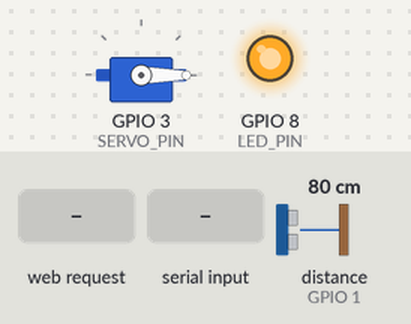
This sketch was run on a simulated ESP32-C3. On the bench: servo, output pins drawn as LEDs (lit = HIGH). Wiring (inferred from the names in the program): ultrasonic range finder: trigger GPIO 0; echo GPIO 1. The test bench sets the inputs (shaded band); at power-on: distance to the obstacle (sensor on GPIO 1) 80 cm. The echo pulse lasts 58.3 µs per cm; WiFi joins after 1.5 s; servers stay silent unless stated; a WiFi scan finds three made-up networks; pins used as bus, display or sensor lines are not drawn; what the sketch prints to the serial monitor is not drawn.

Above: at 5.8 s.
5.9 s: distance to the obstacle (sensor on GPIO 1) set to 23 cm
7.4 s: distance to the obstacle (sensor on GPIO 1) set to 19 cm
At 8.4 s:
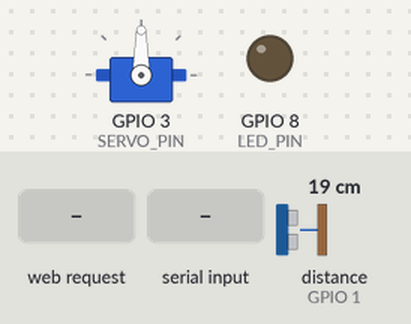
9.0 s: HTTP request GET /close received
At 10.0 s:
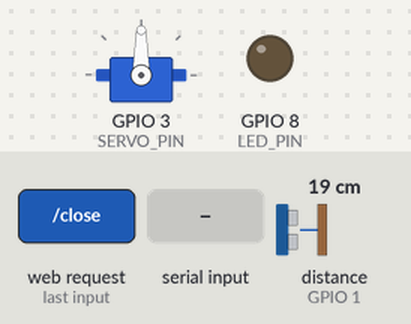
12.0 s: "CLOSE\n" received over Serial
Timing chart, 0 to 15.0 s (numbered marks = the images above; inputs shaded):
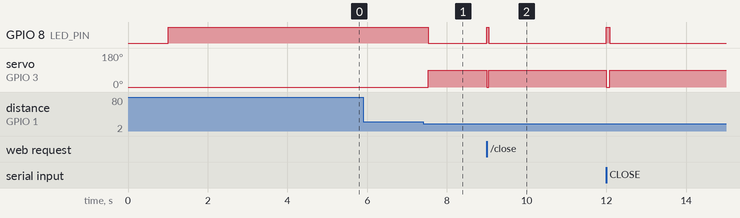

Measured:
- the behaviour switches between 21 and 20 cm on distance to the obstacle (sensor on GPIO 1) (found by bisection; images 0 and 1)
- after the input at 5.9 s, every drawn part: stays the same
- after the input at 7.4 s, GPIO 8 (LED_PIN): HIGH → LOW after 0.13 s; servo on GPIO 3 (SERVO_PIN): 0° → 90° after 0.13 s
- after the input at 9.0 s, GPIO 8 (LED_PIN): LOW → HIGH at once, → LOW 0.05 s later; servo on GPIO 3 (SERVO_PIN): 90° → 0° at once, → 90° 0.05 s later

The sketch:

ecoclean_bin.ino
```cpp
/*
 * ==============================================================================
 * DỰ ÁN KHKT: THÙNG RÁC HỌC ĐƯỜNG THÔNG MINH KHÔNG CHẠM (ECOCLEAN BIN)
 * Tác giả: Anh Khang (KhangSMP / KhangKYT) & AI Assistant
 * Bo mạch: ESP32-C3 Super Mini (RISC-V 160MHz, 4MB Flash)
 * Thư viện yêu cầu: ESP32Servo (Tải từ Library Manager trên Arduino IDE)
 * ==============================================================================
 */

#include <WiFi.h>
#include <WebServer.h>
#include <ESP32Servo.h>
#include <ArduinoOTA.h>

// --- CẤU HÌNH CHÂN KẾT NỐI (PINOUT) ---
#define SERVO_PIN        3   // Chân tín hiệu Servo SG90 (Dây cam)
#define TRIG_PIN         0   // Chân Trig cảm biến siêu âm HC-SR04
#define ECHO_PIN         1   // Chân Echo cảm biến siêu âm HC-SR04
#define LED_PIN          8   // LED tích hợp trên bo ESP32-C3 Super Mini (Active LOW)

// --- THÔNG SỐ VẬN HÀNH THÙNG RÁC ---
const int DISTANCE_THRESHOLD_CM = 20;   // Cự ly bàn tay kích hoạt mở nắp (< 20cm)
const int SERVO_OPEN_ANGLE      = 90;   // Góc mở nắp (90 độ)
const int SERVO_CLOSE_ANGLE     = 0;    // Góc đóng nắp (0 độ)
const unsigned long OPEN_TIME_MS = 5000; // Thời gian giữ mở nắp để bỏ rác (5 giây)

// --- MẬT KHẨU WI-FI ĐỊNH DANH ---
const char* WIFI_PASSWORD = "khongbiet123";

// --- KHỞI TẠO ĐỐI TƯỢNG ---
Servo myServo;
WebServer server(80);

// --- BIẾN TOÀN CỤC ---
bool isLidOpen = false;
unsigned long lidOpenedTime = 0;
unsigned long trashCount = 0;
float currentDistance = 0.0;
String connectedSSID = "Chưa kết nối";

// ==============================================================================
// HÀM ĐO KHOẢNG CÁCH SIÊU ÂM (HC-SR04)
// ==============================================================================
float measureDistance() {
  digitalWrite(TRIG_PIN, LOW);
  delayMicroseconds(2);
  digitalWrite(TRIG_PIN, HIGH);
  delayMicroseconds(10);
  digitalWrite(TRIG_PIN, LOW);

  // Chờ xung phản hồi với timeout 30ms (~5 mét)
  long duration = pulseIn(ECHO_PIN, HIGH, 30000);
  if (duration == 0) return 999.0; // Không có vật cản

  float distance = (duration * 0.0343) / 2.0;
  return distance;
}

// ==============================================================================
// CÁC HÀM ĐIỀU KHIỂN NẮP THÙNG RÁC
// ==============================================================================
void openLid() {
  if (!isLidOpen) {
    Serial.println("\n>>> [HÀNH ĐỘNG] PHÁT HIỆN BÀN TAY -> MỞ NẮP 90 ĐỘ!");
    myServo.write(SERVO_OPEN_ANGLE);
    digitalWrite(LED_PIN, LOW); // Bật LED báo hiệu
    isLidOpen = true;
    lidOpenedTime = millis();
    trashCount++;
  }
}

void closeLid() {
  if (isLidOpen) {
    Serial.println(">>> [HÀNH ĐỘNG] HẾT 5 GIÂY -> TỰ ĐỘNG ĐÓNG NẮP KÍN MÙI!");
    myServo.write(SERVO_CLOSE_ANGLE);
    digitalWrite(LED_PIN, HIGH); // Tắt LED
    isLidOpen = false;
    Serial.println("📢 [LOA] \"Cảm ơn bạn đã bỏ rác đúng nơi quy định!\"");
  }
}

// ==============================================================================
// HÀM TỰ ĐỘNG QUÉT & KẾT NỐI WI-FI VỚI PASS: khongbiet123
// ==============================================================================
void autoScanAndConnectWiFi() {
  Serial.println("\n==================================================");
  Serial.println("🔍 [WI-FI] Bắt đầu quét các mạng Wi-Fi xung quanh...");
  WiFi.mode(WIFI_STA);
  WiFi.disconnect();
  delay(100);

  int n = WiFi.scanNetworks();
  if (n == 0) {
    Serial.println("❌ Không tìm thấy mạng Wi-Fi nào!");
  } else {
    Serial.printf("✅ Tìm thấy %d mạng Wi-Fi:\n", n);
    for (int i = 0; i < n; ++i) {
      Serial.printf("   %d: %s (%d dBm)%s\n", i + 1, WiFi.SSID(i).c_str(), WiFi.RSSI(i), (WiFi.encryptionType(i) == WIFI_AUTH_OPEN) ? " [Mở]" : "");
    }

    // Thử kết nối lần lượt các mạng có sóng mạnh nhất với mật khẩu khongbiet123
    for (int i = 0; i < n; ++i) {
      String targetSSID = WiFi.SSID(i);
      Serial.printf("\n🔄 Đang thử kết nối vào: '%s' với pass '%s'...\n", targetSSID.c_str(), WIFI_PASSWORD);
      WiFi.begin(targetSSID.c_str(), WIFI_PASSWORD);

      unsigned long startAttemptTime = millis();
      // Chờ tối đa 8 giây cho mỗi mạng
      while (WiFi.status() != WL_CONNECTED && millis() - startAttemptTime < 8000) {
        delay(500);
        Serial.print(".");
      }

      if (WiFi.status() == WL_CONNECTED) {
        connectedSSID = targetSSID;
        Serial.println("\n🎉 KẾT NỐI WI-FI THÀNH CÔNG RỰC RỠ!");
        Serial.printf("🌐 Tên mạng: %s\n", connectedSSID.c_str());
        Serial.printf("📡 Địa chỉ IP: http://%s\n", WiFi.localIP().toString().c_str());
        Serial.println("==================================================");
        return;
      } else {
        Serial.println(" (Thất bại, thử mạng kế tiếp...)");
        WiFi.disconnect();
      }
    }
  }

  // Nếu thử hết các mạng không được, phát Access Point dự phòng
  Serial.println("\n⚠️ Không thể kết nối các mạng quét được. Đang mở Wi-Fi Access Point dự phòng...");
  WiFi.softAP("EcoClean-Bin-Setup", "12345678");
  Serial.printf("🌐 Wi-Fi phát: EcoClean-Bin-Setup (Pass: 12345678)\n");
  Serial.printf("📡 Địa chỉ IP: http://%s\n", WiFi.softAPIP().toString().c_str());
  Serial.println("==================================================");
}

// ==============================================================================
// GIAO DIỆN WEB SERVER ĐIỀU KHIỂN TRỰC QUAN (PORT 80)
// ==============================================================================
void handleRoot() {
  String html = "<!DOCTYPE html><html lang='vi'><head><meta charset='UTF-8'>";
  html += "<meta name='viewport' content='width=device-width, initial-scale=1.0'>";
  html += "<title>EcoClean Bin Dashboard</title>";
  html += "<style>";
  html += "body { font-family: sans-serif; background: #0f172a; color: #fff; text-align: center; padding: 20px; }";
  html += ".card { background: #1e293b; border-radius: 16px; padding: 20px; max-width: 450px; margin: auto; border: 2px solid #334155; }";
  html += "h1 { color: #38bdf8; font-size: 1.5rem; }";
  html += ".status { font-size: 1.2rem; font-weight: bold; margin: 15px 0; color: " + String(isLidOpen ? "#22c55e" : "#94a3b8") + "; }";
  html += ".btn { display: inline-block; padding: 12px 24px; margin: 8px; font-size: 1rem; font-weight: bold; border-radius: 12px; border: none; cursor: pointer; text-decoration: none; }";
  html += ".btn-open { background: #38bdf8; color: #000; }";
  html += ".btn-close { background: #ef4444; color: #fff; }";
  html += ".stat-box { background: #020617; padding: 12px; border-radius: 10px; margin-top: 15px; font-size: 0.9rem; color: #94a3b8; }";
  html += "</style></head><body>";
  html += "<div class='card'>";
  html += "<h1>🗑️ THÙNG RÁC ECOCLEAN</h1>";
  html += "<div class='status'>Trạng Thái: " + String(isLidOpen ? "🔓 ĐANG MỞ" : "🔒 ĐÃ ĐÓNG KÍN") + "</div>";
  html += "<div><a href='/open' class='btn btn-open'>Mở Nắp</a><a href='/close' class='btn btn-close'>Đóng Nắp</a></div>";
  html += "<div class='stat-box'>";
  html += "<p>📏 Khoảng cách cảm biến: <strong>" + String(currentDistance, 1) + " cm</strong></p>";
  html += "<p>📊 Tổng lượt bỏ rác: <strong>" + String(trashCount) + " lần</strong></p>";
  html += "<p>📶 Mạng Wi-Fi: <strong>" + connectedSSID + "</strong></p>";
  html += "</div>";
  html += "</div>";
  html += "<script>setTimeout(() => { location.reload(); }, 3000);</script>";
  html += "</body></html>";
  server.send(200, "text/html", html);
}

void handleOpen() {
  openLid();
  server.sendHeader("Location", "/");
  server.send(303);
}

void handleClose() {
  closeLid();
  server.sendHeader("Location", "/");
  server.send(303);
}

// ==============================================================================
// XỬ LÝ LỆNH TỪ SERIAL MONITOR (WEB CHROME GỬI XUỐNG)
// ==============================================================================
void handleSerialCommands() {
  if (Serial.available()) {
    String cmd = Serial.readStringUntil('\n');
    cmd.trim();
    cmd.toUpperCase();

    if (cmd == "OPEN") {
      openLid();
    } else if (cmd == "CLOSE") {
      closeLid();
    } else if (cmd == "SCAN") {
      autoScanAndConnectWiFi();
    } else if (cmd == "IP") {
      if (WiFi.status() == WL_CONNECTED) {
        Serial.printf("📡 IP: http://%s (Mạng: %s)\n", WiFi.localIP().toString().c_str(), connectedSSID.c_str());
      } else {
        Serial.printf("📡 AP IP: http://%s\n", WiFi.softAPIP().toString().c_str());
      }
    } else if (cmd == "STATUS") {
      Serial.printf("📊 Nắp: %s | Khoảng cách: %.1f cm | Đã bỏ rác: %lu lần\n", isLidOpen ? "MỞ" : "ĐÓNG", currentDistance, trashCount);
    }
  }
}

// ==============================================================================
// SETUP: KHỞI TẠO HỆ THỐNG
// ==============================================================================
void setup() {
  Serial.begin(115200);
  delay(1000);

  Serial.println("\n\n==================================================");
  Serial.println("🚀 [ECOCLEAN BIN] KHỞI ĐỘNG HỆ THỐNG THÙNG RÁC THÔNG MINH");
  Serial.println("==================================================");

  // Cấu hình chân GPIO
  pinMode(TRIG_PIN, OUTPUT);
  pinMode(ECHO_PIN, INPUT);
  pinMode(LED_PIN, OUTPUT);
  digitalWrite(LED_PIN, HIGH); // Tắt LED (Active Low)

  // Cấu hình Servo SG90
  ESP32PWM::allocateTimer(0);
  ESP32PWM::allocateTimer(1);
  ESP32PWM::allocateTimer(2);
  ESP32PWM::allocateTimer(3);
  myServo.setPeriodHertz(50); // Servo SG90 tiêu chuẩn 50Hz
  myServo.attach(SERVO_PIN, 500, 2400); // 500us - 2400us
  myServo.write(SERVO_CLOSE_ANGLE); // Ban đầu đóng nắp chặt 0 độ

  // Quét & Kết nối Wi-Fi tự động
  autoScanAndConnectWiFi();

  // Khởi động ArduinoOTA (Cập nhật không dây)
  ArduinoOTA.setHostname("ecoclean-bin");
  ArduinoOTA.begin();

  // Cấu hình Web Server
  server.on("/", handleRoot);
  server.on("/open", handleOpen);
  server.on("/close", handleClose);
  server.begin();
  Serial.println("🌍 Web Server đã sẵn sàng phục vụ trên cổng 80!");
  Serial.println("==================================================");
}

// ==============================================================================
// LOOP: VÒNG LẶP CHÍNH
// ==============================================================================
void loop() {
  server.handleClient();
  ArduinoOTA.handle();
  handleSerialCommands();

  // Đo khoảng cách mỗi 150ms
  static unsigned long lastMeasure = 0;
  if (millis() - lastMeasure > 150) {
    lastMeasure = millis();
    currentDistance = measureDistance();

    // Nếu phát hiện tay dưới 20cm và nắp chưa mở
    if (currentDistance > 1.5 && currentDistance <= DISTANCE_THRESHOLD_CM) {
      openLid();
    }
  }

  // Tự động đóng nắp sau 5 giây
  if (isLidOpen && (millis() - lidOpenedTime >= OPEN_TIME_MS)) {
    closeLid();
  }
}
```
